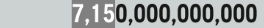
#> input picture a1.png, 264 x 28 px, given in place of buy_modal.png, which was not available; the run also reads 1 picture not shown here
$ python auto_v2.py
#> lines starting #> are read from the running program, lines starting #| are printed output that depends on the picture; pictures that were not available may be replaced by others from this repository, and a replacement may not be noted
### constants.py
import cv2

# ---------------------------------------------------------------- TEMPLATES ----------------------------------------------------------------
# MODAL
BUY_MODAL_IMAGE = cv2.imread('./templates/buy_modal.png')
#> BUY_MODAL_IMAGE is the input picture: shape (28, 264, 3); mean B, G, R 168, 168.2, 164.2
SELL_MODAL_IMAGE = cv2.imread('./templates/sell_modal.png')
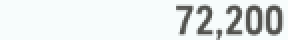
#> input picture currentPrice.png, 144 x 20 px, given in place of sell_modal.png, which was not available (shown 2 times larger)
#> SELL_MODAL_IMAGE is the input picture: shape (20, 144, 3); mean B, G, R 231.1, 231.6, 227.2
BOUGHT_MODAL_IMAGE = cv2.imread('./templates/bought_modal.png')
SOLD_MODAL_IMAGE = cv2.imread('./templates/sold_modal.png')
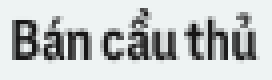
#> input picture templates/sold_modal.png, 68 x 20 px (shown 4 times larger)
#> SOLD_MODAL_IMAGE is the input picture: shape (20, 68, 3); mean B, G, R 199.8, 199.8, 195.9
SOLD_MULTI_MODAL_IMAGE = cv2.imread('./templates/sold_multi_modal.png')
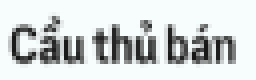
#> input picture templates/sold_multi_modal.png, 64 x 20 px (shown 4 times larger)
#> SOLD_MULTI_MODAL_IMAGE is the input picture: shape (20, 64, 3); mean B, G, R 212.6, 212.6, 208.6
CLOSE_MODAL_IMAGE = cv2.imread('./templates/close_modal.png')
# RESET_MODAL_IMAGE = cv2.imread('./templates/reset_modal.png')
# CANCEL_MODAL_IMAGE = cv2.imread('./templates/cancel_modal.png')

# TRANSACTIONS
HYPHEN_IMAGE = cv2.imread('./templates/hyphen.png')


# ----------------------------------------------------------------  CAPTURE POSITIONS ----------------------------------------------------------------
# TRANSACTIONS
TRANSACTION_POS = [276, 191, 103, 459]

# ORDER TABLE
ORDER_ROW_POS = [377, 361, 344, 327, 310, 294, 277, 260]

# MODAL STATUS
BUY_MODAL_POS = [847, 257, 27, 17]
SELL_MODAL_POS = [850, 295, 22, 14]
BOUGHT_MODAL_POS = [615, 414, 36, 16]
SOLD_MODAL_POS = [402, 184, 68, 17]
SOLD_MULTI_MODAL_POS = [197, 128, 61, 19]

CLOSE_MODAL_POS = [636, 142, 20, 13]

# PRICE
MAX_PRICE_POS = [896, 312, 142, 20]
MIN_PRICE_POS = [900, 320, 142, 22]


# IN MODAL
IN_BUY_MODAL_NAME_POS = 300, 345, 77, 14
IN_SELL_MODAL_NAME_POS = 300, 375, 77, 14


# ---------------------------------------------------------------- ... ----------------------------------------------------------------

### auto_v2.py
import os
import time
import cv2
# import playsound

# my modules
from constants import *
#> (the run stopped early here; a loop or call above may not have finished)
